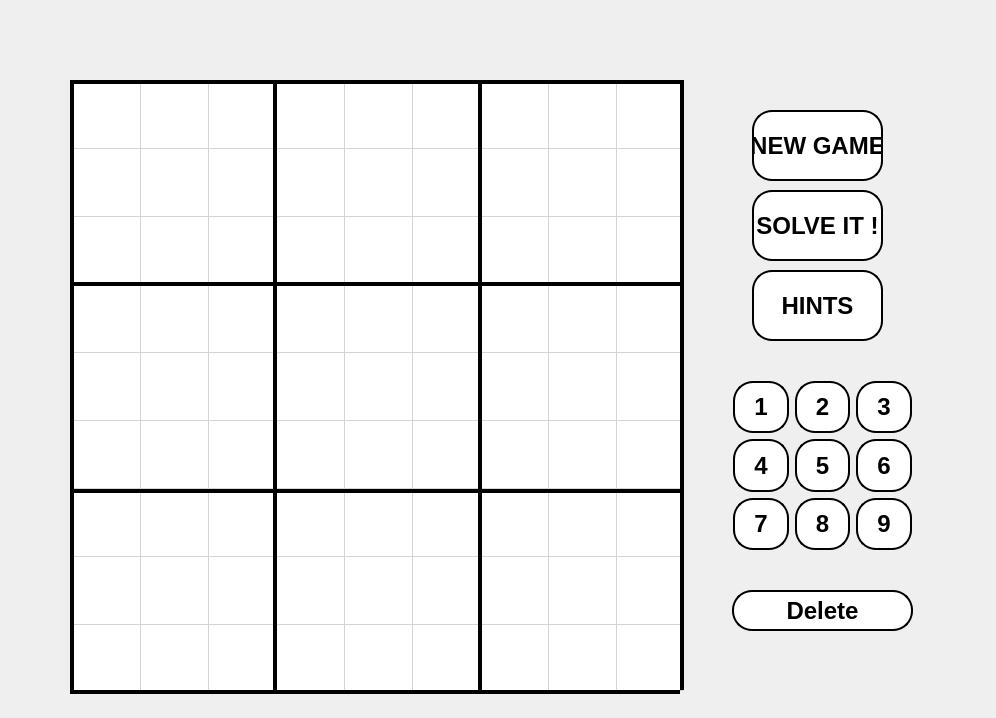
<?xml version="1.0" encoding="UTF-8"?>
<ui version="4.0">
 <class>adulteasy</class>
 <widget class="QMainWindow" name="adulteasy">
  <property name="geometry">
   <rect>
    <x>0</x>
    <y>0</y>
    <width>996</width>
    <height>718</height>
   </rect>
  </property>
  <property name="windowTitle">
   <string>EASY LEVEL</string>
  </property>
  <property name="autoFillBackground">
   <bool>false</bool>
  </property>
  <property name="styleSheet">
   <string notr="true"/>
  </property>
  <widget class="QWidget" name="centralWidget">
   <widget class="QLabel" name="background">
    <property name="geometry">
     <rect>
      <x>0</x>
      <y>0</y>
      <width>1001</width>
      <height>721</height>
     </rect>
    </property>
    <property name="text">
     <string/>
    </property>
   </widget>
   <widget class="QPushButton" name="save">
    <property name="geometry">
     <rect>
      <x>860</x>
      <y>720</y>
      <width>113</width>
      <height>32</height>
     </rect>
    </property>
    <property name="styleSheet">
     <string notr="true">border: 1px solid transparent;
background :transparent</string>
    </property>
    <property name="text">
     <string/>
    </property>
   </widget>
   <widget class="QPushButton" name="pushButton_5">
    <property name="enabled">
     <bool>false</bool>
    </property>
    <property name="geometry">
     <rect>
      <x>72</x>
      <y>80</y>
      <width>610</width>
      <height>3</height>
     </rect>
    </property>
    <property name="styleSheet">
     <string notr="true">background : black;
border :1px solid black</string>
    </property>
    <property name="text">
     <string/>
    </property>
   </widget>
   <widget class="QPushButton" name="pushButton_4">
    <property name="enabled">
     <bool>false</bool>
    </property>
    <property name="geometry">
     <rect>
      <x>273</x>
      <y>80</y>
      <width>3</width>
      <height>610</height>
     </rect>
    </property>
    <property name="styleSheet">
     <string notr="true">background : black;
border :1px solid black</string>
    </property>
    <property name="text">
     <string/>
    </property>
   </widget>
   <widget class="QPushButton" name="erase">
    <property name="geometry">
     <rect>
      <x>732</x>
      <y>590</y>
      <width>181</width>
      <height>41</height>
     </rect>
    </property>
    <property name="sizePolicy">
     <sizepolicy hsizetype="Minimum" vsizetype="Preferred">
      <horstretch>0</horstretch>
      <verstretch>0</verstretch>
     </sizepolicy>
    </property>
    <property name="styleSheet">
     <string notr="true">border: 2px solid black;

background:white;
border-radius:20px
;
font:18pt;
font-weight :bold;</string>
    </property>
    <property name="text">
     <string>Delete</string>
    </property>
   </widget>
   <widget class="QLabel" name="score1">
    <property name="geometry">
     <rect>
      <x>632</x>
      <y>-70</y>
      <width>211</width>
      <height>51</height>
     </rect>
    </property>
    <property name="styleSheet">
     <string notr="true">font: 20pt;
background : white;
border : 2px solid blue;
border-radius :20px</string>
    </property>
    <property name="text">
     <string/>
    </property>
   </widget>
   <widget class="QPushButton" name="indication">
    <property name="geometry">
     <rect>
      <x>752</x>
      <y>270</y>
      <width>131</width>
      <height>71</height>
     </rect>
    </property>
    <property name="styleSheet">
     <string notr="true">border: 2px solid black;

background:white;
border-radius:20px
;
font:18pt;
font-weight :bold;</string>
    </property>
    <property name="text">
     <string>HINTS</string>
    </property>
   </widget>
   <widget class="QPushButton" name="solveit">
    <property name="geometry">
     <rect>
      <x>752</x>
      <y>190</y>
      <width>131</width>
      <height>71</height>
     </rect>
    </property>
    <property name="styleSheet">
     <string notr="true">border: 2px solid black;

background:white;
border-radius:20px
;
font:18pt;
font-weight :bold;</string>
    </property>
    <property name="text">
     <string>SOLVE IT !</string>
    </property>
   </widget>
   <widget class="QPushButton" name="reload">
    <property name="geometry">
     <rect>
      <x>720</x>
      <y>720</y>
      <width>113</width>
      <height>32</height>
     </rect>
    </property>
    <property name="styleSheet">
     <string notr="true">border: 1px solid transparent;
background :transparent</string>
    </property>
    <property name="text">
     <string/>
    </property>
   </widget>
   <widget class="QWidget" name="layoutWidget">
    <property name="geometry">
     <rect>
      <x>722</x>
      <y>370</y>
      <width>201</width>
      <height>191</height>
     </rect>
    </property>
    <layout class="QVBoxLayout" name="verticalLayout_2">
     <property name="sizeConstraint">
      <enum>QLayout::SetMinimumSize</enum>
     </property>
     <item>
      <layout class="QHBoxLayout" name="horizontalLayout_4">
       <item>
        <widget class="QPushButton" name="number1">
         <property name="sizePolicy">
          <sizepolicy hsizetype="Minimum" vsizetype="Preferred">
           <horstretch>0</horstretch>
           <verstretch>0</verstretch>
          </sizepolicy>
         </property>
         <property name="styleSheet">
          <string notr="true">border: 2px solid black;

background:white;
border-radius:20px
;
font:18pt;
font-weight :bold;</string>
         </property>
         <property name="text">
          <string>1</string>
         </property>
        </widget>
       </item>
       <item>
        <widget class="QPushButton" name="number2">
         <property name="sizePolicy">
          <sizepolicy hsizetype="Minimum" vsizetype="Preferred">
           <horstretch>0</horstretch>
           <verstretch>0</verstretch>
          </sizepolicy>
         </property>
         <property name="styleSheet">
          <string notr="true">border: 2px solid black;

background:white;
border-radius:20px
;
font:18pt;
font-weight :bold;</string>
         </property>
         <property name="text">
          <string>2</string>
         </property>
        </widget>
       </item>
       <item>
        <widget class="QPushButton" name="number3">
         <property name="sizePolicy">
          <sizepolicy hsizetype="Minimum" vsizetype="Preferred">
           <horstretch>0</horstretch>
           <verstretch>0</verstretch>
          </sizepolicy>
         </property>
         <property name="styleSheet">
          <string notr="true">border: 2px solid black;

background:white;
border-radius:20px
;
font:18pt;
font-weight :bold;</string>
         </property>
         <property name="text">
          <string>3</string>
         </property>
        </widget>
       </item>
      </layout>
     </item>
     <item>
      <layout class="QHBoxLayout" name="horizontalLayout_5">
       <item>
        <widget class="QPushButton" name="number4">
         <property name="sizePolicy">
          <sizepolicy hsizetype="Minimum" vsizetype="Preferred">
           <horstretch>0</horstretch>
           <verstretch>0</verstretch>
          </sizepolicy>
         </property>
         <property name="styleSheet">
          <string notr="true">border: 2px solid black;

background:white;
border-radius:20px
;
font:18pt;
font-weight :bold;</string>
         </property>
         <property name="text">
          <string>4</string>
         </property>
        </widget>
       </item>
       <item>
        <widget class="QPushButton" name="number5">
         <property name="sizePolicy">
          <sizepolicy hsizetype="Minimum" vsizetype="Preferred">
           <horstretch>0</horstretch>
           <verstretch>0</verstretch>
          </sizepolicy>
         </property>
         <property name="styleSheet">
          <string notr="true">border: 2px solid black;

background:white;
border-radius:20px
;
font:18pt;
font-weight :bold;</string>
         </property>
         <property name="text">
          <string>5</string>
         </property>
        </widget>
       </item>
       <item>
        <widget class="QPushButton" name="number6">
         <property name="sizePolicy">
          <sizepolicy hsizetype="Minimum" vsizetype="Preferred">
           <horstretch>0</horstretch>
           <verstretch>0</verstretch>
          </sizepolicy>
         </property>
         <property name="styleSheet">
          <string notr="true">border: 2px solid black;

background:white;
border-radius:20px
;
font:18pt;
font-weight :bold;</string>
         </property>
         <property name="text">
          <string>6</string>
         </property>
        </widget>
       </item>
      </layout>
     </item>
     <item>
      <layout class="QHBoxLayout" name="horizontalLayout_6">
       <item>
        <widget class="QPushButton" name="number7">
         <property name="sizePolicy">
          <sizepolicy hsizetype="Minimum" vsizetype="Preferred">
           <horstretch>0</horstretch>
           <verstretch>0</verstretch>
          </sizepolicy>
         </property>
         <property name="styleSheet">
          <string notr="true">border: 2px solid black;

background:white;
border-radius:20px
;
font:18pt;
font-weight :bold;</string>
         </property>
         <property name="text">
          <string>7</string>
         </property>
        </widget>
       </item>
       <item>
        <widget class="QPushButton" name="number8">
         <property name="sizePolicy">
          <sizepolicy hsizetype="Minimum" vsizetype="Preferred">
           <horstretch>0</horstretch>
           <verstretch>0</verstretch>
          </sizepolicy>
         </property>
         <property name="styleSheet">
          <string notr="true">border: 2px solid black;

background:white;
border-radius:20px
;
font:18pt;
font-weight :bold;</string>
         </property>
         <property name="text">
          <string>8</string>
         </property>
        </widget>
       </item>
       <item>
        <widget class="QPushButton" name="number9">
         <property name="sizePolicy">
          <sizepolicy hsizetype="Minimum" vsizetype="Preferred">
           <horstretch>0</horstretch>
           <verstretch>0</verstretch>
          </sizepolicy>
         </property>
         <property name="styleSheet">
          <string notr="true">border: 2px solid black;

background:white;
border-radius:20px
;
font:18pt;
font-weight :bold;</string>
         </property>
         <property name="text">
          <string>9</string>
         </property>
        </widget>
       </item>
      </layout>
     </item>
    </layout>
   </widget>
   <widget class="QPushButton" name="newgame">
    <property name="geometry">
     <rect>
      <x>752</x>
      <y>110</y>
      <width>131</width>
      <height>71</height>
     </rect>
    </property>
    <property name="styleSheet">
     <string notr="true">border: 2px solid black;

background:white;
border-radius:20px
;
font:18pt;
font-weight :bold;</string>
    </property>
    <property name="text">
     <string>NEW GAME</string>
    </property>
   </widget>
   <widget class="QPushButton" name="menu">
    <property name="geometry">
     <rect>
      <x>42</x>
      <y>20</y>
      <width>111</width>
      <height>61</height>
     </rect>
    </property>
    <property name="styleSheet">
     <string notr="true">border :1px solid transparent ;
background :transparent</string>
    </property>
    <property name="text">
     <string/>
    </property>
    <property name="iconSize">
     <size>
      <width>111</width>
      <height>71</height>
     </size>
    </property>
   </widget>
   <widget class="QTableWidget" name="mytable">
    <property name="geometry">
     <rect>
      <x>72</x>
      <y>80</y>
      <width>611</width>
      <height>611</height>
     </rect>
    </property>
    <property name="sizePolicy">
     <sizepolicy hsizetype="Preferred" vsizetype="Preferred">
      <horstretch>0</horstretch>
      <verstretch>0</verstretch>
     </sizepolicy>
    </property>
    <property name="mouseTracking">
     <bool>false</bool>
    </property>
    <property name="layoutDirection">
     <enum>Qt::LeftToRight</enum>
    </property>
    <property name="styleSheet">
     <string notr="true">background :white;
z-index=1;</string>
    </property>
    <property name="inputMethodHints">
     <set>Qt::ImhNone</set>
    </property>
    <property name="verticalScrollBarPolicy">
     <enum>Qt::ScrollBarAlwaysOff</enum>
    </property>
    <property name="horizontalScrollBarPolicy">
     <enum>Qt::ScrollBarAlwaysOff</enum>
    </property>
    <property name="sizeAdjustPolicy">
     <enum>QAbstractScrollArea::AdjustToContents</enum>
    </property>
    <property name="autoScroll">
     <bool>false</bool>
    </property>
    <property name="editTriggers">
     <set>QAbstractItemView::NoEditTriggers</set>
    </property>
    <property name="dragDropOverwriteMode">
     <bool>false</bool>
    </property>
    <property name="alternatingRowColors">
     <bool>false</bool>
    </property>
    <property name="iconSize">
     <size>
      <width>200</width>
      <height>80</height>
     </size>
    </property>
    <property name="textElideMode">
     <enum>Qt::ElideLeft</enum>
    </property>
    <property name="sortingEnabled">
     <bool>false</bool>
    </property>
    <property name="wordWrap">
     <bool>true</bool>
    </property>
    <property name="cornerButtonEnabled">
     <bool>true</bool>
    </property>
    <attribute name="horizontalHeaderVisible">
     <bool>false</bool>
    </attribute>
    <attribute name="horizontalHeaderCascadingSectionResizes">
     <bool>true</bool>
    </attribute>
    <attribute name="horizontalHeaderDefaultSectionSize">
     <number>68</number>
    </attribute>
    <attribute name="horizontalHeaderHighlightSections">
     <bool>false</bool>
    </attribute>
    <attribute name="horizontalHeaderMinimumSectionSize">
     <number>19</number>
    </attribute>
    <attribute name="verticalHeaderVisible">
     <bool>false</bool>
    </attribute>
    <attribute name="verticalHeaderCascadingSectionResizes">
     <bool>false</bool>
    </attribute>
    <attribute name="verticalHeaderDefaultSectionSize">
     <number>68</number>
    </attribute>
    <attribute name="verticalHeaderHighlightSections">
     <bool>true</bool>
    </attribute>
    <attribute name="verticalHeaderMinimumSectionSize">
     <number>22</number>
    </attribute>
    <attribute name="verticalHeaderShowSortIndicator" stdset="0">
     <bool>true</bool>
    </attribute>
    <row>
     <property name="text">
      <string>New Row</string>
     </property>
    </row>
    <row>
     <property name="text">
      <string>New Row</string>
     </property>
    </row>
    <row>
     <property name="text">
      <string>New Row</string>
     </property>
    </row>
    <row>
     <property name="text">
      <string>New Row</string>
     </property>
    </row>
    <row>
     <property name="text">
      <string>New Row</string>
     </property>
    </row>
    <row>
     <property name="text">
      <string>New Row</string>
     </property>
    </row>
    <row>
     <property name="text">
      <string>New Row</string>
     </property>
    </row>
    <row>
     <property name="text">
      <string>New Row</string>
     </property>
    </row>
    <row>
     <property name="text">
      <string>New Row</string>
     </property>
    </row>
    <column>
     <property name="text">
      <string>New Column</string>
     </property>
    </column>
    <column>
     <property name="text">
      <string>New Column</string>
     </property>
    </column>
    <column>
     <property name="text">
      <string>New Column</string>
     </property>
    </column>
    <column>
     <property name="text">
      <string>New Column</string>
     </property>
    </column>
    <column>
     <property name="text">
      <string>New Column</string>
     </property>
    </column>
    <column>
     <property name="text">
      <string>New Column</string>
     </property>
    </column>
    <column>
     <property name="text">
      <string>New Column</string>
     </property>
    </column>
    <column>
     <property name="text">
      <string>New Column</string>
     </property>
    </column>
    <column>
     <property name="text">
      <string>New Column</string>
     </property>
    </column>
    <item row="0" column="0">
     <property name="text">
      <string/>
     </property>
     <property name="textAlignment">
      <set>AlignCenter</set>
     </property>
    </item>
    <item row="1" column="0">
     <property name="textAlignment">
      <set>AlignCenter</set>
     </property>
    </item>
    <item row="2" column="0">
     <property name="textAlignment">
      <set>AlignCenter</set>
     </property>
    </item>
   </widget>
   <widget class="QPushButton" name="pushButton_10">
    <property name="enabled">
     <bool>false</bool>
    </property>
    <property name="geometry">
     <rect>
      <x>70</x>
      <y>690</y>
      <width>610</width>
      <height>4</height>
     </rect>
    </property>
    <property name="styleSheet">
     <string notr="true">background : black;
border :1px solid black</string>
    </property>
    <property name="text">
     <string/>
    </property>
   </widget>
   <widget class="QPushButton" name="pushButton_2">
    <property name="enabled">
     <bool>false</bool>
    </property>
    <property name="geometry">
     <rect>
      <x>680</x>
      <y>80</y>
      <width>4</width>
      <height>610</height>
     </rect>
    </property>
    <property name="styleSheet">
     <string notr="true">background : black;
border :1px solid black</string>
    </property>
    <property name="text">
     <string/>
    </property>
   </widget>
   <widget class="QPushButton" name="pushButton_3">
    <property name="enabled">
     <bool>false</bool>
    </property>
    <property name="geometry">
     <rect>
      <x>478</x>
      <y>80</y>
      <width>4</width>
      <height>610</height>
     </rect>
    </property>
    <property name="styleSheet">
     <string notr="true">background : black;
border :1px solid black</string>
    </property>
    <property name="text">
     <string/>
    </property>
   </widget>
   <widget class="QPushButton" name="pushButton_7">
    <property name="enabled">
     <bool>false</bool>
    </property>
    <property name="geometry">
     <rect>
      <x>70</x>
      <y>80</y>
      <width>610</width>
      <height>4</height>
     </rect>
    </property>
    <property name="styleSheet">
     <string notr="true">background : black;
border :1px solid black</string>
    </property>
    <property name="text">
     <string/>
    </property>
   </widget>
   <widget class="QPushButton" name="pushButton_9">
    <property name="enabled">
     <bool>false</bool>
    </property>
    <property name="geometry">
     <rect>
      <x>273</x>
      <y>80</y>
      <width>4</width>
      <height>610</height>
     </rect>
    </property>
    <property name="styleSheet">
     <string notr="true">background : black;
border :1px solid black</string>
    </property>
    <property name="text">
     <string/>
    </property>
   </widget>
   <widget class="QPushButton" name="pushButton_6">
    <property name="enabled">
     <bool>false</bool>
    </property>
    <property name="geometry">
     <rect>
      <x>70</x>
      <y>282</y>
      <width>610</width>
      <height>4</height>
     </rect>
    </property>
    <property name="styleSheet">
     <string notr="true">background : black;
border :1px solid black</string>
    </property>
    <property name="text">
     <string/>
    </property>
   </widget>
   <widget class="QPushButton" name="pushButton_11">
    <property name="enabled">
     <bool>false</bool>
    </property>
    <property name="geometry">
     <rect>
      <x>70</x>
      <y>80</y>
      <width>4</width>
      <height>610</height>
     </rect>
    </property>
    <property name="styleSheet">
     <string notr="true">background : black;
border :1px solid black</string>
    </property>
    <property name="text">
     <string/>
    </property>
   </widget>
   <widget class="QPushButton" name="pushButton_8">
    <property name="enabled">
     <bool>false</bool>
    </property>
    <property name="geometry">
     <rect>
      <x>70</x>
      <y>489</y>
      <width>610</width>
      <height>4</height>
     </rect>
    </property>
    <property name="styleSheet">
     <string notr="true">background : black;
border :1px solid black</string>
    </property>
    <property name="text">
     <string/>
    </property>
   </widget>
   <widget class="QLabel" name="clocklabel">
    <property name="geometry">
     <rect>
      <x>260</x>
      <y>0</y>
      <width>301</width>
      <height>71</height>
     </rect>
    </property>
    <property name="text">
     <string/>
    </property>
   </widget>
   <widget class="QLabel" name="timing">
    <property name="geometry">
     <rect>
      <x>340</x>
      <y>13</y>
      <width>181</width>
      <height>51</height>
     </rect>
    </property>
    <property name="styleSheet">
     <string notr="true">font:25pt;
font-weight :bold;</string>
    </property>
    <property name="text">
     <string/>
    </property>
    <property name="alignment">
     <set>Qt::AlignCenter</set>
    </property>
   </widget>
  </widget>
 </widget>
 <layoutdefault spacing="6" margin="11"/>
 <resources/>
 <connections/>
</ui>
